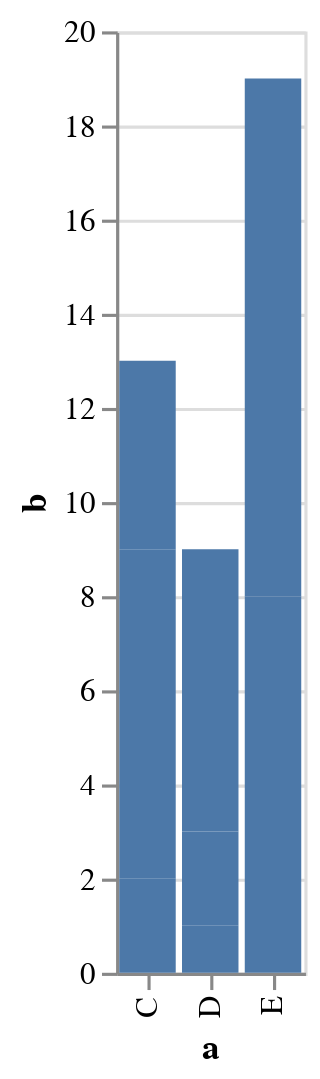

Write notebook code for a chart like this one.
### Markdown cell above
With bars:

### Code cell
alt.Chart(data).mark_bar().encode(
    x='a',
    y='b'
)

### Figure 1 — Vega-Lite specification as saved in the notebook (floating-point values rounded to 4 significant figures)
{"config": {"view": {"continuousWidth": 400, "continuousHeight": 300}}, "data": {"name": "data-347f1284ea3247c0f55cb966abbdd2d8"}, "mark": "bar", "encoding": {"x": {"type": "nominal", "field": "a"}, "y": {"type": "quantitative", "field": "b"}}, "$schema": "https://vega.github.io/schema/vega-lite/v4.8.1.json", "datasets": {"data-347f1284ea3247c0f55cb966abbdd2d8": [{"a": "C", "b": 2}, {"a": "C", "b": 7}, {"a": "C", "b": 4}, {"a": "D", "b": 1}, {"a": "D", "b": 2}, {"a": "D", "b": 6}, {"a": "E", "b": 8}, {"a": "E", "b": 4}, {"a": "E", "b": 7}]}}
